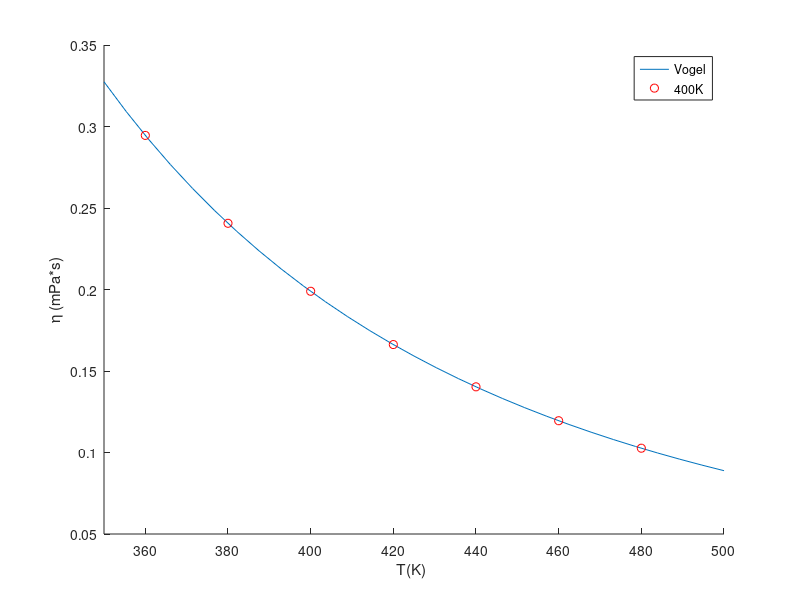

Write the MATLAB code that produced this figure.
clc ( ), clear ( ), close ( 'all' )

%%Adatok
A = -7.92779; B = 4313.54; C = 283.29;
homerseklet = [ 350, 500 ]; %Kelvin

Vogel = @ (T) exp( A + B ./ ( C + T ));

T1 = 360 : 20 : 480;
viszk1 = Vogel( T1 );

%%Abrazolas
figure ( 'Name', 'Benzol Viszkozitas' )
hold ( 'on' );
fplot ( Vogel, homerseklet);
plot ( T1, viszk1, 'ro');
hold ( 'off' );
xlabel ( 'T(K) ');
ylabel ( '\eta (mPa*s)');
legend ( 'Vogel', '400K' );


